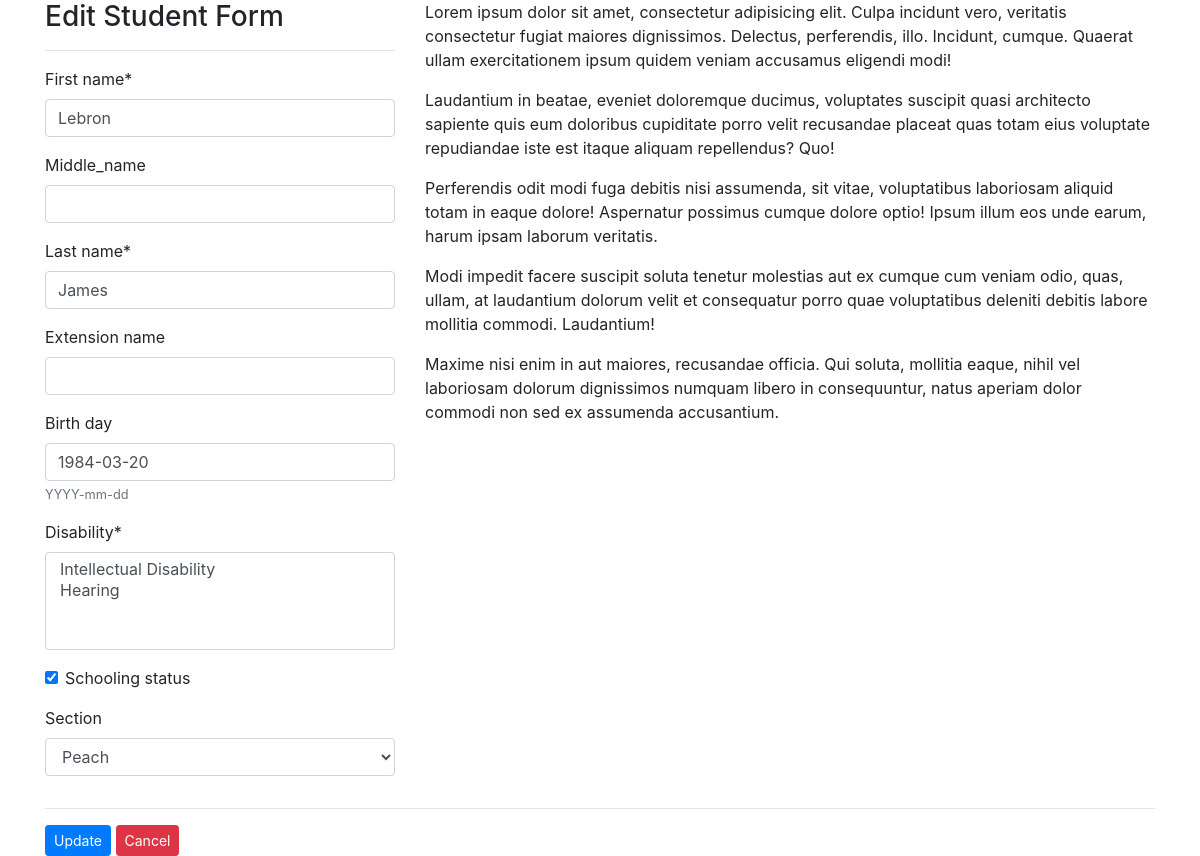
The app's page /students/edit/2/ with its own data.
### students/models.py (models this page shows, shortened)
class StudentName(models.Model):
    user = models.ForeignKey(User, on_delete=models.CASCADE, default=1)
    f_name = models.CharField(max_length=60, verbose_name='first name')
    m_name = models.CharField(max_length=60, verbose_name='middle_name', blank=True)
    l_name = models.CharField(max_length=60, verbose_name='last name')
    e_name = models.CharField(max_length=60, verbose_name='extension name', blank=True)
    birth_date = models.DateField(blank=True, null=True, verbose_name='birth day', help_text='YYYY-mm-dd')
    disability = models.ManyToManyField(Disability)
    school_status = models.BooleanField(default=True, verbose_name='schooling status')
    block = models.ForeignKey(Block, on_delete=models.CASCADE, blank=True, null=True, verbose_name='section')
    timestamp = models.DateTimeField(auto_now_add=True, verbose_name='added')
    updated = models.DateTimeField(auto_now=True, verbose_name='updated')
    class Meta:
        ordering = ['-timestamp']

### students/views.py (the view)
# urls.py: path('edit/<int:pk>/', views.student_edit, name='edit'),
def student_edit(request, pk):
	instance=get_object_or_404(StudentName, pk=pk)
	form = StudentEditForm(request.POST or None, request.FILES or None, instance=instance)
	if form.is_valid():
		instance=form.save(commit=False)
		instance.save()
		return redirect('student:list')
	context = {
		"form": form,
		"title": "edit student",
		"instance": instance,
	}
	return render(request, "students/student_edit.html", context)

### students/forms.py
class StudentEditForm(forms.ModelForm):
    class Meta:
        model = StudentName
        fields = (
            "f_name",
            "m_name",
            "l_name",
            "e_name",
            "birth_date",
            "disability",
            "school_status",
            "block",
        )

### students/models.py (called while the page is built)
    def __str__(self):
        return self.block_name

    def __str__(self):
        return self.type_of_dis

### templates/students/student_edit.html
{% extends "base.html" %}
{% load crispy_forms_tags %}
{% block content %}
<form action="" class="form" method="POST" enctype="multipart/form-data">{% csrf_token %}
    <div class="row">
        <div class="col-sm-4">
            <h3>Edit Student Form</h3>
            <hr>
            {{form|crispy}}
        </div>
        <div class="col-sm-8">
            <p>Lorem ipsum dolor sit amet, consectetur adipisicing elit. Culpa incidunt vero, veritatis consectetur fugiat maiores dignissimos. Delectus, perferendis, illo. Incidunt, cumque. Quaerat ullam exercitationem ipsum quidem veniam accusamus eligendi modi!</p>
            <p>Laudantium in beatae, eveniet doloremque ducimus, voluptates suscipit quasi architecto sapiente quis eum doloribus cupiditate porro velit recusandae placeat quas totam eius voluptate repudiandae iste est itaque aliquam repellendus? Quo!</p>
            <p>Perferendis odit modi fuga debitis nisi assumenda, sit vitae, voluptatibus laboriosam aliquid totam in eaque dolore! Aspernatur possimus cumque dolore optio! Ipsum illum eos unde earum, harum ipsam laborum veritatis.</p>
            <p>Modi impedit facere suscipit soluta tenetur molestias aut ex cumque cum veniam odio, quas, ullam, at laudantium dolorum velit et consequatur porro quae voluptatibus deleniti debitis labore mollitia commodi. Laudantium!</p>
            <p>Maxime nisi enim in aut maiores, recusandae officia. Qui soluta, mollitia eaque, nihil vel laboriosam dolorum dignissimos numquam libero in consequuntur, natus aperiam dolor commodi non sed ex assumenda accusantium.</p>
        </div>
    </div>
    <hr>
    <input type="submit" class="btn btn-primary btn-sm" value="Update">
    <a href="{% url 'student:list' %}" class="btn btn-danger btn-sm">Cancel</a>
</form>
{% endblock %}

### records on screen
StudentName: f_name "Lebron", l_name "James", birth_date "1984-03-20", school_status "☑", block "Peach"
